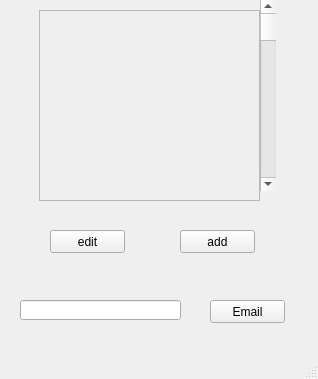
<?xml version="1.0" encoding="UTF-8"?>
<ui version="4.0">
 <class>MainWindow</class>
 <widget class="QMainWindow" name="MainWindow">
  <property name="geometry">
   <rect>
    <x>0</x>
    <y>0</y>
    <width>318</width>
    <height>379</height>
   </rect>
  </property>
  <property name="windowTitle">
   <string>MainWindow</string>
  </property>
  <widget class="QWidget" name="centralwidget">
   <widget class="QScrollBar" name="verticalScrollBar">
    <property name="geometry">
     <rect>
      <x>260</x>
      <y>0</y>
      <width>16</width>
      <height>191</height>
     </rect>
    </property>
    <property name="orientation">
     <enum>Qt::Vertical</enum>
    </property>
   </widget>
   <widget class="QPushButton" name="pushButton">
    <property name="geometry">
     <rect>
      <x>50</x>
      <y>230</y>
      <width>75</width>
      <height>23</height>
     </rect>
    </property>
    <property name="text">
     <string>edit</string>
    </property>
   </widget>
   <widget class="QPushButton" name="pushButton_2">
    <property name="geometry">
     <rect>
      <x>180</x>
      <y>230</y>
      <width>75</width>
      <height>23</height>
     </rect>
    </property>
    <property name="text">
     <string>add</string>
    </property>
   </widget>
   <widget class="QScrollArea" name="scrollArea">
    <property name="geometry">
     <rect>
      <x>39</x>
      <y>10</y>
      <width>221</width>
      <height>191</height>
     </rect>
    </property>
    <property name="widgetResizable">
     <bool>true</bool>
    </property>
    <widget class="QWidget" name="scrollAreaWidgetContents">
     <property name="geometry">
      <rect>
       <x>0</x>
       <y>0</y>
       <width>219</width>
       <height>189</height>
      </rect>
     </property>
    </widget>
   </widget>
   <widget class="QLineEdit" name="lineEdit">
    <property name="geometry">
     <rect>
      <x>20</x>
      <y>300</y>
      <width>161</width>
      <height>20</height>
     </rect>
    </property>
   </widget>
   <widget class="QPushButton" name="pushButton_3">
    <property name="geometry">
     <rect>
      <x>210</x>
      <y>300</y>
      <width>75</width>
      <height>23</height>
     </rect>
    </property>
    <property name="text">
     <string>Email</string>
    </property>
   </widget>
  </widget>
  <widget class="QMenuBar" name="menubar">
   <property name="geometry">
    <rect>
     <x>0</x>
     <y>0</y>
     <width>318</width>
     <height>21</height>
    </rect>
   </property>
  </widget>
  <widget class="QStatusBar" name="statusbar"/>
 </widget>
 <resources/>
 <connections/>
</ui>
